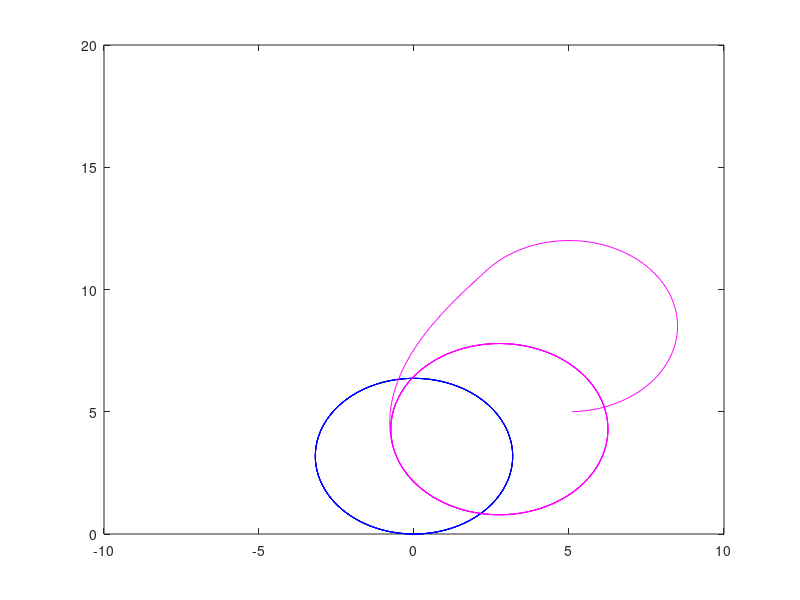
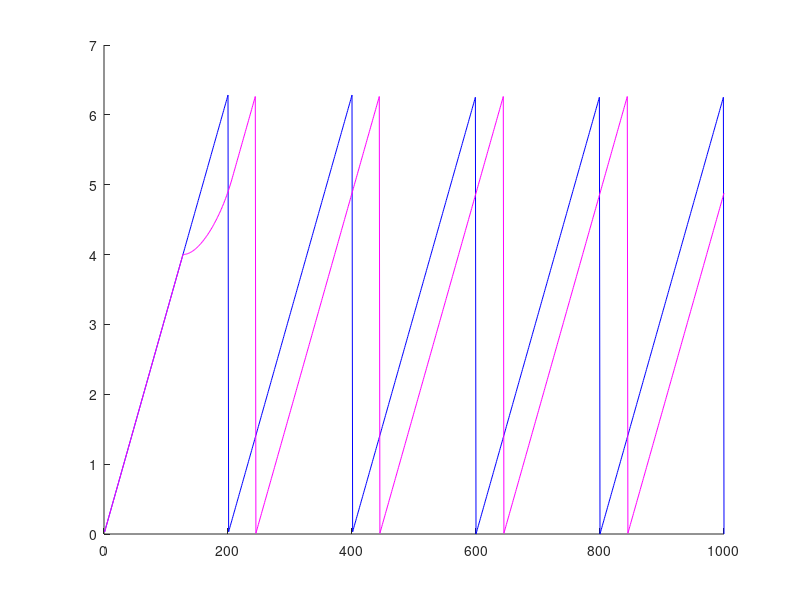

MATLAB code for these plots, in order:

%% Pursuer test
 clear
 figure(1)
 clf(1)
 figure(2)
 clf(2)


%% now start the test


dt = 0.01;

theta = 0;
x = 0;
y = 0;

xr = 5;
yr = 5;
thetar = 0;

%data for the controller
xold = 0;
yold = 0;

v = 10;
vrmax = 11;
omegarmax = pi;


omega = pi;

steps = 1000;
traj = zeros(steps, 3);
rockytraj = zeros(steps, 3);

%while(true)
for i=1:steps
    
 %Pursuer dynamics
 
 %Step 1: pursuer prevision
 xhat = x + (x - xold);
 yhat = y + (y - yold);
 thetaDirhat = atan2(yhat - (y + yr), xhat - (x + xr));
 
 %Step 2: compute the inputs
 omegarOpt = mod(thetaDirhat - thetar, 2*pi)/dt;
 omegar = max(-omegarmax, min(omegarmax, omegarOpt));
 
 %Step 3: update pursuer state
 thetarM = (2*thetar + omegar*dt)/2;
 thetar = thetar + omegar * dt;
 xrabs = x + xr + vrmax * cos(thetarM) * dt;
 yrabs = y + yr + vrmax * sin(thetarM) * dt;
 
 % update old values
 xold = x;
 yold = y;
    
 %Evader dinamics
 thetaM = (2*theta + omega*dt)/2;
 x = x + v * cos(thetaM) * dt;
 y = y + v * sin(thetaM) * dt;
 theta = theta + omega * dt;
 
 %Compute pursuer relative position
 xr = xrabs - x;
 yr = yrabs - y;
 
 traj(i,:) = [x, y, theta];
 rockytraj(i, :) = [xrabs, yrabs, thetar];
 
end

figure(2)
hold on
plot(mod(traj(:, 3), 2*pi), 'b');
plot(mod(rockytraj(:, 3), 2*pi), 'm');

figure(1)
hold off
plot(traj(:, 1), traj(:, 2), 'b');
hold on
plot(rockytraj(:, 1), rockytraj(:, 2), 'm');
%axis equal
axis([-10 10 0 20])

%waitforbuttonpress
%end